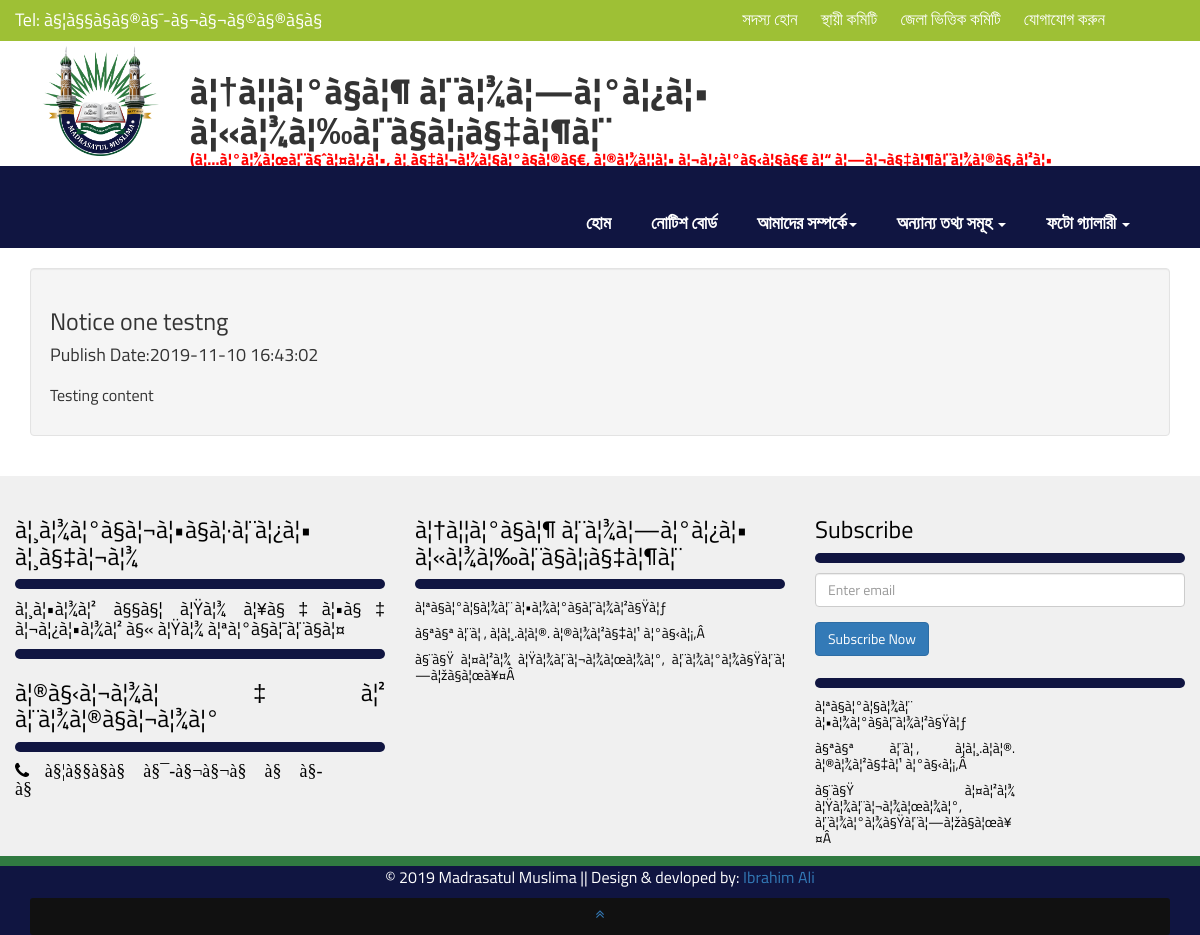
Page /notice_view.php?id=1 on the committed database.
### tables this page shows
CREATE TABLE IF NOT EXISTS `footer_area` (
  `id` smallint(6) NOT NULL AUTO_INCREMENT,
  `Madrasa_hours_title` longtext NOT NULL,
  `Madrasa_hours_time` longtext NOT NULL,
  `Telephone_title` longtext NOT NULL,
  `Telephone_number` longtext NOT NULL,
  `Mobile_number` longtext NOT NULL,
  `Madrasa_address_title` longtext NOT NULL,
  `Madrasa_address` longtext NOT NULL,
  `Madrasa_email_address` longtext NOT NULL,
  PRIMARY KEY (`id`)
);

CREATE TABLE IF NOT EXISTS `site_info` (
  `id` int(11) NOT NULL AUTO_INCREMENT,
  `logo` text NOT NULL,
  `site_titile` text NOT NULL,
  `site_slogan` text NOT NULL,
  PRIMARY KEY (`id`)
);

CREATE TABLE IF NOT EXISTS `notice_board` (
  `id` int(11) NOT NULL AUTO_INCREMENT,
  `title` longtext NOT NULL,
  `image` longtext NOT NULL,
  `description` longtext NOT NULL,
  `date` timestamp NOT NULL DEFAULT current_timestamp() ON UPDATE current_timestamp(),
  PRIMARY KEY (`id`)
);

### lib/database.php (called while the page is built, shortened)
<?php
class Database{
	public  $host 		= DB_HOST;
	public  $user 		= DB_USER;
	public  $pass 		= DB_PASS;
	public  $dbname 	= DB_NAME;
	public $link;
	private function connectDB(){
		$this->link = new mysqli($this->host,$this->user,$this->pass,$this->dbname);
	}
	public function select($data) {
		$results = $this->link->query($data) or die ($this->link->error.__LINE__);
		if ($results->num_rows > 0) {
			return $results;
		} else {
			return false;
		}
	}
}
?>

### notice_view.php (the view, shortened to what this page needs)
<?php
include("inc/header.php");
?>
<?php
		if (empty($_GET['id'])){
		}elseif(!isset($_GET['id']) || $_GET['id'] == NULL){
			echo 'Something went to wrong';
		}else{
				$tid= $_GET['id'];
				$id= preg_replace("/[^0-9a-zA-Z]/", "", $tid);
		}
	?>
<section class="section_wrapper main_wrapper">
	<div class="container">
			<?php
				$query ="SELECT * FROM notice_board where id=$id";
				$results = $db->select($query);
				if ($results){?>
				<?php while ($showpost = $results->fetch_assoc()) {
			?>
		<div class="row">
			<div class=" col-md-12 col-sm-12 col-xs-12">
				<div class="about_us_image text-justify">
					<div class="well">
						<h3><?php echo $showpost['title'];?></h3>
						<h4>Publish Date:<?php echo $showpost['date'];?></h4>
						<p> <?php echo $showpost['description'];?> </p>
					</div>
				</div>
			</div>
		</div>
		<?php }?>
		<?php }else {?>
			<h3 style="text-align:center; padding:100px; "> No Data Avalaible </h3>
		<?php }?>
	</div>
</section>
<?php
include("inc/footer.php");
?>

### inc/header.php (shortened to what this page needs)
<?php
include("lib/database.php");
$db = new Database();
?>
<!DOCTYPE html>
<html lang="en">
<head>
  <link rel="stylesheet" href="css/font-awesome.min.css">
  <link rel="stylesheet" href="css/animate.css">
  <link rel="stylesheet" href="css/bootstrap.css">
  <link rel="stylesheet" href="css/bootstrap.min.css">
  <link rel="stylesheet" href="css/thumbnail-slider.css">
  <link rel="stylesheet" href="css/custom.css">
</head>
<body>
<section class="top_bar" id="top_bar"  >
	<div class="container-fluid">
		<div class="row div col-md-5 col-sm-3 col-xs-12">
		<?php
			$query="SELECT * FROM footer_area";
			$results=$db->select($query);
			if ($results){
			?>
			<?php
			while($showresults=$results->fetch_assoc()){
			?>
			<h4>Tel: <?php echo $showresults['Telephone_number']; ?></h4>
		<?php } ?>
		<?php } ?>
		</div>
		<div class="row div col-md-7 col-sm-9 col-xs-12 top_bar_text">
			<ul>
				<li> <a href="jobs.php">সদস্য হোন</a></li>
				<li> <a href="teachers.php">স্থায়ী কমিটি</a></li>
				<li> <a href="teachers.php">জেলা ভিত্তিক কমিটি</a></li>
				<li> <a href="contact_us.php">যোগাযোগ করুন</a></li>
			</ul>
		</div>
	</div>
</section>
<section class="top_content" id="top"  >
	<div class="container">
		<div class="row div col-md-2 col-sm-2 col-xs-4">
		<?php
				$query="SELECT * FROM site_info";
				$results=$db->select($query);
				if ($results){?>
				<?php
				while($show=$results->fetch_assoc()){
			?>
		<div class="logo_wraper_1">
			<img src="admin/<?php echo $show['logo'];?>" alt="" class="img-responsive"/>
		</div>
		</div>
		<div class="row div col-md-10 col-sm-10 col-xs-8 logo_content">
			<h1 style="font-weight:bold"><?php echo $show['site_titile'];?> </h1>
			<p > <?php echo $show['site_slogan'];?> </p>
		</div>
		<?php } ?>
		<?php } ?>
	</div>
</section>
<nav class="navbar navbar-default" id="tf-menu" role="navigation">
	<div class="container">
		<div class="collapse navbar-collapse navbar-right" id="myNavbar">
		  <ul class="nav navbar-nav">
			<li class=""><a  href="index.php"> হোম</a></li>
			<li class=""><a  href="notice.php"> নোটিশ বোর্ড</a></li>
			<li class="dropdown ">
			  <a href="#" class="dropdown-toggle" data-toggle="dropdown" role="button" aria-haspopup="true" aria-expanded="false">আমাদের সম্পর্কে<span class="caret"></span></a>
			</li>
			<li class="dropdown ">
			  <a href="#" class="dropdown-toggle" data-toggle="dropdown" role="button" aria-haspopup="true" aria-expanded="false">অন্যান্য তথ্য সমূহ <span class="caret"></span></a>
			</li>
			<li class="dropdown ">
			  <a href="#" class="dropdown-toggle" data-toggle="dropdown" role="button" aria-haspopup="true" aria-expanded="false">ফটো গ্যালারী <span class="caret"></span></a>
			</li>
		  </ul>
		</div>
	  </div>
</nav>

### inc/footer.php (shortened to what this page needs)
<?php
$db = new Database();
?>
<section class="footer text-center" id="footer">
	<div class="container-fluid">
			<?php
			$query="SELECT * FROM footer_area";
			$results=$db->select($query);
			if ($results){
			?>
			<?php
			while($showresults=$results->fetch_assoc()){
			?>
		<div class="row">
			<div class="col-xs-12 col-sm-6 col-md-4 col-lg-4">
				<div class="footer_wrapper text-justify">
					<h3> <?php echo $showresults['Madrasa_hours_title']; ?> </h3>
					<div class="f_hr"> </div>
					<h4><?php echo $showresults['Madrasa_hours_time']; ?></h4>
					<div class="f_hr"> </div>
					<h3> <?php echo $showresults['Telephone_title']; ?></h3>
					<div class="f_hr"> </div>
					<h4><span class="fa fa-phone"> <?php echo $showresults['Telephone_number']; ?> </h4>
				</div>
			</div>
			<div class="col-xs-12 col-sm-6 col-md-4 col-lg-4">
				<div class="footer_wrapper">
				<h3> <?php echo $showresults['Madrasa_address_title']; ?>  </h3>
				<div class="f_hr"> </div>
				<h4 style="width:100%;">
				<?php echo $showresults['Madrasa_address']; ?>
				</h4>
				</div>
			</div>
			<div class="col-xs-12 col-sm-6 col-md-4 col-lg-4">
				<div class="footer_wrapper">
					<h3> Subscribe</h3>
					<div class="f_hr"> </div>
					<form action="" method="post">
					  <div class="form-group">
						<input type="email" class="form-control" name="email" id="exampleInputEmail1" aria-describedby="emailHelp" placeholder="Enter email" required>
					   </div>
					  <button type="submit" name="submit" class="btn btn-primary btn-md">Subscribe Now</button>
					</form>
					<br>
					<div class="f_hr"> </div>
					<h4 style="width:200px;">
					<?php echo $showresults['Madrasa_address']; ?>
					</h4>
				</div>
				</div>
		</div>
		<?php } ?>
		<?php } ?>
		</div>
 </section>
 <section class="fotter_bg_1">
 </section>
 <section class="text-center fotter_bg_2" >
	<div class="container">
		<div class="row ">
			<div class="col-sm-12 col-md-12 col-xs-12 ">
				<p style="color:#fff;"> &copy 2019 Madrasatul Muslima || Design & devloped by: <a href="https://www.facebook.com/ibrahimaliwd">Ibrahim Ali</a> </p>
			</div>
		</div>
		<div id="back-to-top" data-spy="affix" data-offset-top="10" class="back-to-top affix">
				<a href="#top_bar" class=" animated4 page-scroll"> <i class="fa fa-angle-double-up"></i></a>
		</div>
	</div>
 </section>
</body>
</html>

### css/custom.css (style rules this page uses)
body { font-family: 'Titillium Web', sans-serif; line-height: 22px; color: #0000000; background:#fff; }
.top_bar { background:#9EC035; color:#fff; }
.top_bar ul { list-style:none; padding-top: 8px; }
.top_bar ul li { display:inline-block; margin-right: 20px; }
.top_bar ul li a { text-decoration: none; color: #FFF; font-size: 17px; }
.top_bar_text { text-align:right; }
.top_content { height:125px; padding-top:10px; position:relative; z-index:1; }
.top_content p { font-weight:bold; margin-top:-12px; font-size:16px; color:red; }
.logo_wraper_1 img { max-height: 164px; width: 121px; margin-left: 10px; margin-top:-10px; }
#tf-menu { transition: all 0.8s ease 0s; position:relative; z-index:2; }
.navbar-default { background:#101541; border-color: #eee; border-bottom:10px solid #545598; }
.navbar { border: 0 none; border-radius: 0; font-size:16px; letter-spacing:2px; margin-bottom: 0; padding-top: 5px; font-family: 'Titillium Web', sans-serif; text-transform: capitalize; letter-spacing:0px; }
.navbar-nav { text-transform: capitalize; font-size: 12px; margin-top:-4px; letter-spacing:0px; }
.navbar-default .navbar-nav > li { border-radius: 5px 5px 0px 0px; margin-right:5px; letter-spacing:0px; }
.navbar-default .navbar-nav > li > a { color:#fff; margin-right:5px; font-size:18px; font-family: 'Titillium Web', sans-serif; font-weight:bold; letter-spacing:0px; }
.text-center { text-align:center; }
p { font-size: 16px; }
.section_wrapper { padding-top:20px; padding-bottom:20px; }
.footer { background:#F0F0F0; text-align:left; padding-top:20px; color:#000; }
.footer p { font-size: 14px; line-height: 16px; text-align: left; padding: 0px; color:#000; text-align:justify; }
.f_hr { height:10px; background:#101541; margin-bottom:10px; border-radius:5px; }
.fotter_bg_1 { background:#307A41; height:10px; }
.fotter_bg_2 { background:#101541; }
.fotter_bg_2 p { color#fff; }
#back-to-top { background: #111 none repeat scroll 0% 0%; padding: 5px 20px 10px; border-radius: 3px; right: 40px; top: auto; z-index: 1; }
.page-scroll i { padding: ; }

### rows in the picture
footer_area: Telephone_number "à§¦à§§à§­à§®à§¯-à§¬à§¬à§©à§®à§­à§­", Madrasa_hours_title "à¦¸à¦¾à¦°à§à¦¬à¦•à§à¦·à¦¨à¦¿à¦• à¦¸à§‡à¦¬à¦¾", Madrasa_hours_time "à¦¸à¦•à¦¾à¦² à§§à§¦ à¦Ÿà¦¾ à¦¥à§‡à¦•à§‡ à¦¬à¦¿à¦•à¦¾à¦² à§« à¦Ÿà¦¾ à¦ªà¦°à§à¦¯à¦¨à§à¦¤", Telephone_title "à¦®à§‹à¦¬à¦¾à¦‡à¦² à¦¨à¦¾à¦®à§à¦¬à¦¾à¦°", Madrasa_address_title "à¦†à¦¦à¦°à§à¦¶ à¦¨à¦¾à¦—à¦°à¦¿à¦• à¦«à¦¾à¦‰à¦¨à§à¦¡à§‡à¦¶à¦¨", Madrasa_address "à¦ªà§à¦°à¦§à¦¾à¦¨ à¦•à¦¾à¦°à§à¦¯à¦¾à¦²à§Ÿà¦ƒ à§ªà§ª à¦¨à¦‚, à¦à¦¸.à¦à¦®. à¦®à¦¾à¦²à§‡à¦¹ à¦°à§‹à¦¡,Â à§¨à§Ÿ à¦¤à¦²à¦¾ à¦Ÿà¦¾à¦¨à¦¬à¦¾à¦œà¦¾à¦°, à¦¨à¦¾à¦°à¦¾à§Ÿà¦¨à¦—à¦žà§à¦œà¥¤Â"
site_info: logo (picture), site_titile "à¦†à¦¦à¦°à§à¦¶ à¦¨à¦¾à¦—à¦°à¦¿à¦• à¦«à¦¾à¦‰à¦¨à§à¦¡à§‡à¦¶à¦¨", site_slogan "(à¦…à¦°à¦¾à¦œà¦¨à§ˆà¦¤à¦¿à¦•, à¦¸à§‡à¦¬à¦¾à¦§à¦°à§à¦®à§€, à¦®à¦¾à¦¦à¦• à¦¬à¦¿à¦°à§‹à¦§à§€ à¦“ à¦—à¦¬à§‡à¦¶à¦¨à¦¾à¦®à§‚à¦²à¦•…"
notice_board: title "Notice one testng", date "2019-11-10 16:43:02", description "Testing content"
